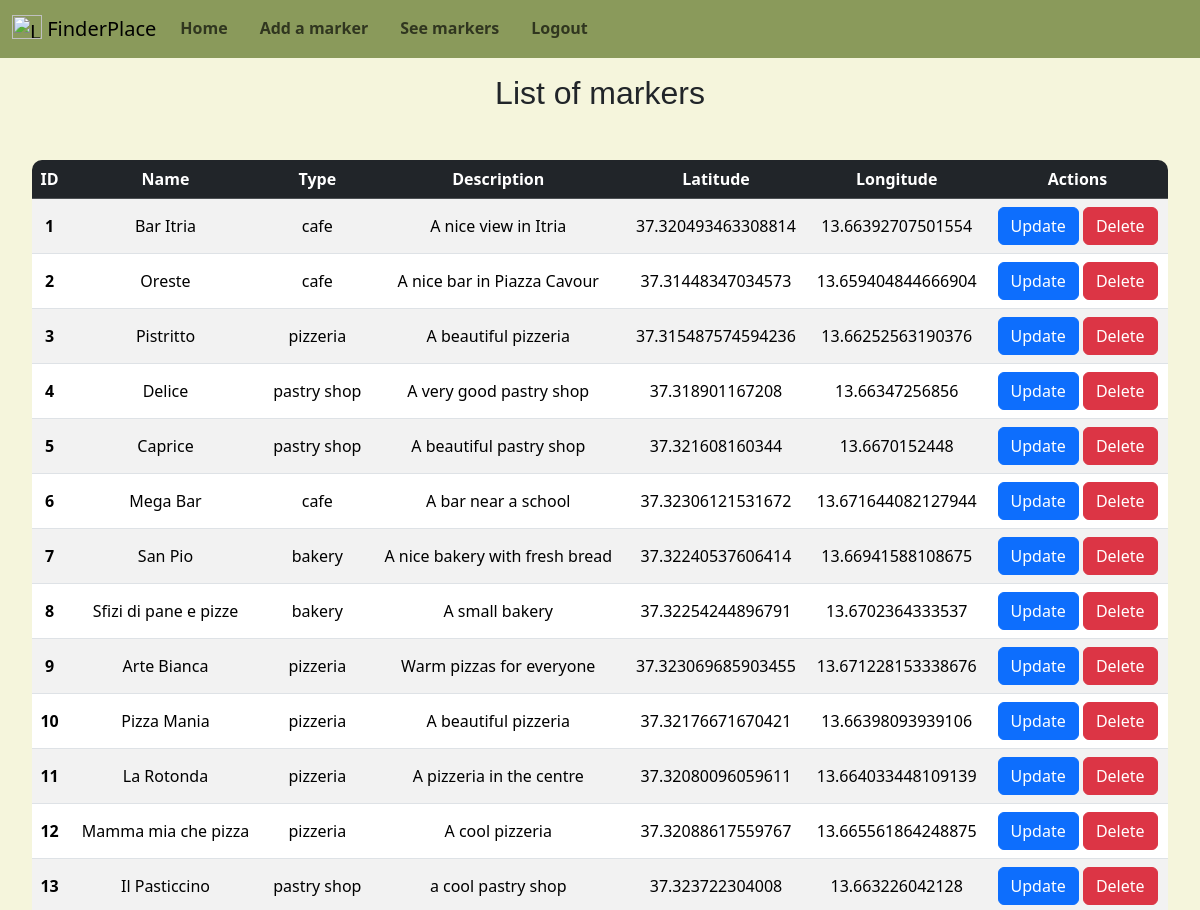
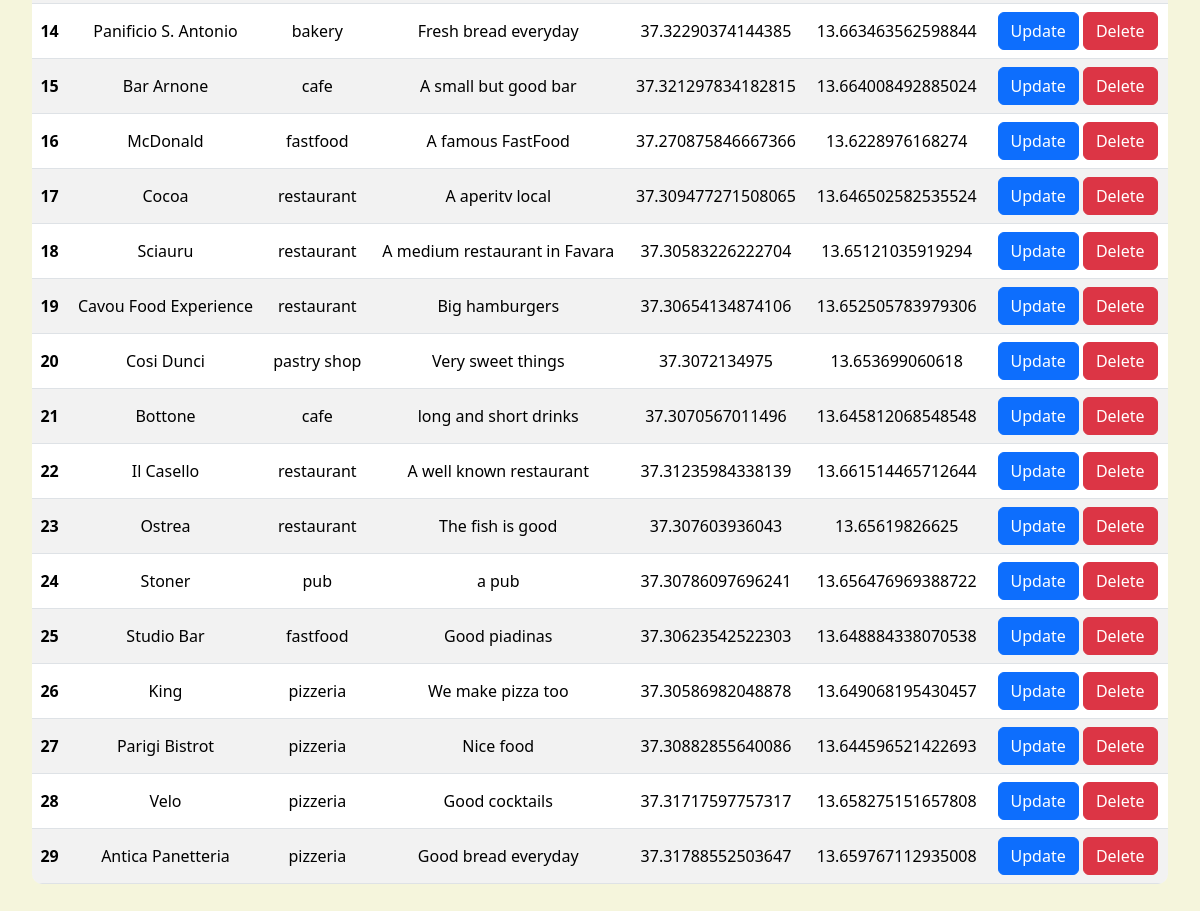
Screenshot of /tabeldb.php (signed in) with the database file from the repository (2 pictures, top to bottom).
### tables this page shows
CREATE TABLE `locations` (
  `id` int(255) NOT NULL,
  `nome` varchar(255) NOT NULL,
  `tipo` int(255) NOT NULL,
  `descrizione` varchar(30) NOT NULL DEFAULT 'pizzeria',
  `lat` double DEFAULT NULL,
  `lon` double DEFAULT NULL
);

CREATE TABLE `tipologia` (
  `id` int(255) NOT NULL,
  `tipo` varchar(255) NOT NULL,
  `id_tipo` int(255) DEFAULT NULL
);

### tabeldb.php (the view, shortened to what this page needs)
<?php
require_once "com.php";
?>
<!DOCTYPE html>
<html lang="en">
<head>
</head>
<body>
    <h2>List of markers</h2>
    <div id="tab_div">
        <table id="tab" class="table table-striped align-middle">
            <thead class="table-dark">
                <tr>
                    <th scope="col">ID</th>
                    <th scope="col">Name</th>
                    <th scope="col">Type</th>
                    <th scope="col">Description</th>
                    <th scope="col">Latitude</th>
                    <th scope="col">Longitude</th>
                    <th scope="col">Actions</th>
                </tr>
            </thead>
            <tbody>
                <?php
                $conn = getdb();
                $sql = "SELECT locations.id, nome, tipologia.tipo, descrizione, lat, lon FROM locations LEFT JOIN tipologia ON locations.tipo = tipologia.id";
                $result = $conn->query($sql);
                if ($result->num_rows > 0) {
                    while ($row = $result->fetch_assoc()) {
                        echo "<tr>
                        <th scope='row'>" . $row["id"] . "</th>
                        <td>" . $row["nome"] . "</td>
                        <td>" . $row["tipo"] . "</td>
                        <td>" . $row["descrizione"] . "</td>
                        <td>" . $row["lat"] . "</td>
                        <td>" . $row["lon"] . "</td>
                        <td>
                            <a href='update_crud.php?id=" . $row["id"] . "' class='btn btn-primary'>Update</a>
                            <a href=\"#\" class='btn btn-danger' onclick='mod(" . $row["id"] . "); return false;'>Delete</a>
                        </td>
                      </tr>";
                    }
                } else {
                    echo "<tr><td colspan='7'>No data found</td></tr>";
                }
                ?>
            </tbody>
        </table>
    </div>
</body>
</html>

### navbar.php (shortened to what this page needs)
<nav id="nav"class="navbar navbar-expand-lg navbar-light bg-light-tertiary">
  <div class="container-fluid">
    <a class="navbar-brand">
      <img src="https://icons.iconarchive.com/icons/paomedia/small-n-flat/512/map-map-marker-icon.png" alt="Logo" width="30" height="24" class="d-inline-block align-text-top">
      FinderPlace
    </a>
    <div class="collapse navbar-collapse" id="navbarSupportedContent">
      <ul class="navbar-nav nav-underline me-auto mb-2 mb-lg-0">
        <li class="nav-item">
          <a class="nav-link" aria-current="page" href="index.php">Home</a>
        </li>
        <?php
        if (isset($_SESSION['password'])) { ?>
          <li class="nav-item ">
            <a class="nav-link" href="updatedb.php">Add a marker</a>
          </li>
          <li class="nav-item ">
            <a class="nav-link" href="tabeldb.php">See markers</a>
          </li>
          <li class="nav-item ">
            <a class="nav-link" href="logout.php">Logout</a>
          </li>
        <?php } ?>
      </ul>
    </div>
  </div>
</nav>

### com.php (shortened to what this page needs)
<?php
include_once "navbar.php";
?>
<link rel="stylesheet" type="text/css" href="./style.css">
<link href="https://cdn.jsdelivr.net/npm/bootstrap@5.3.3/dist/css/bootstrap.min.css" rel="stylesheet">

### style.css (style rules this page uses)
html, body { height: 100%; margin: 0; padding: 0; }
body { margin: 0; }
:root { --burger-color: #ff9400; --utensils-color: #00d3ff; --mug-hot-color: #008d6a; --pizza-slice-color: #df9600; --bread-slice-color: #7c3f00; --cookie-color: #967259; --beer-mug-empty-color: #000000; --unknown-color: red; }

### com.php (style rules this page uses)
.navbar-toggler, #nav { background-color: #8A9A5B !important; }
li, ul { font-weight: bold !important; }
h1, h2 { text-align: center; padding: 1rem; font-family: 'Franklin Gothic Medium', 'Arial Narrow', Arial, sans-serif; }
#tab { width: 100% !important; margin-right: 2rem; text-align: center; border-radius: 10px; overflow: hidden; }
#tab_div { margin: 2rem; padding-bottom: 2rem; }
body { background-color:#F5F5DC; }

### rows the page displays
locations: id "1", nome "Bar Itria", tipo.tipo "cafe", descrizione "A nice view in Itria", lat "37.320493463308814", lon "13.66392707501554"
locations: id "2", nome "Oreste", tipo.tipo "cafe", descrizione "A nice bar in Piazza Cavour", lat "37.31448347034573", lon "13.659404844666904"
locations: id "3", nome "Pistritto", tipo.tipo "pizzeria", descrizione "A beautiful pizzeria", lat "37.315487574594236", lon "13.66252563190376"
locations: id "4", nome "Delice", tipo.tipo "pastry shop", descrizione "A very good pastry shop", lat "37.318901167208", lon "13.66347256856"
locations: id "5", nome "Caprice", tipo.tipo "pastry shop", descrizione "A beautiful pastry shop", lat "37.321608160344", lon "13.6670152448"
locations: id "6", nome "Mega Bar", tipo.tipo "cafe", descrizione "A bar near a school", lat "37.32306121531672", lon "13.671644082127944"
locations: id "7", nome "San Pio", tipo.tipo "bakery", descrizione "A nice bakery with fresh bread", lat "37.32240537606414", lon "13.66941588108675"
locations: id "8", nome "Sfizi di pane e pizze", tipo.tipo "bakery", descrizione "A small bakery", lat "37.32254244896791", lon "13.6702364333537"
locations: id "9", nome "Arte Bianca", tipo.tipo "pizzeria", descrizione "Warm pizzas for everyone", lat "37.323069685903455", lon "13.671228153338676"
locations: id "10", nome "Pizza Mania", tipo.tipo "pizzeria", descrizione "A beautiful pizzeria", lat "37.32176671670421", lon "13.66398093939106"
locations: id "11", nome "La Rotonda", tipo.tipo "pizzeria", descrizione "A pizzeria in the centre", lat "37.32080096059611", lon "13.664033448109139"
locations: id "12", nome "Mamma mia che pizza", tipo.tipo "pizzeria", descrizione "A cool pizzeria", lat "37.32088617559767", lon "13.665561864248875"
locations: id "13", nome "Il Pasticcino", tipo.tipo "pastry shop", descrizione "a cool pastry shop", lat "37.323722304008", lon "13.663226042128"
locations: id "14", nome "Panificio S. Antonio", tipo.tipo "bakery", descrizione "Fresh bread everyday", lat "37.32290374144385", lon "13.663463562598844"
locations: id "15", nome "Bar Arnone", tipo.tipo "cafe", descrizione "A small but good bar", lat "37.321297834182815", lon "13.664008492885024"
locations: id "16", nome "McDonald", tipo.tipo "fastfood", descrizione "A famous FastFood", lat "37.270875846667366", lon "13.6228976168274"
locations: id "17", nome "Cocoa", tipo.tipo "restaurant", descrizione "A aperitv local", lat "37.309477271508065", lon "13.646502582535524"
locations: id "18", nome "Sciauru", tipo.tipo "restaurant", descrizione "A medium restaurant in Favara", lat "37.30583226222704", lon "13.65121035919294"
locations: id "19", nome "Cavou Food Experience", tipo.tipo "restaurant", descrizione "Big hamburgers", lat "37.30654134874106", lon "13.652505783979306"
locations: id "20", nome "Cosi Dunci", tipo.tipo "pastry shop", descrizione "Very sweet things", lat "37.3072134975", lon "13.653699060618"
locations: id "21", nome "Bottone", tipo.tipo "cafe", descrizione "long and short drinks", lat "37.3070567011496", lon "13.645812068548548"
locations: id "22", nome "Il Casello", tipo.tipo "restaurant", descrizione "A well known restaurant", lat "37.31235984338139", lon "13.661514465712644"
locations: id "23", nome "Ostrea", tipo.tipo "restaurant", descrizione "The fish is good", lat "37.307603936043", lon "13.65619826625"
locations: id "24", nome "Stoner", tipo.tipo "pub", descrizione "a pub", lat "37.30786097696241", lon "13.656476969388722"
locations: id "25", nome "Studio Bar", tipo.tipo "fastfood", descrizione "Good piadinas", lat "37.30623542522303", lon "13.648884338070538"
locations: id "26", nome "King", tipo.tipo "pizzeria", descrizione "We make pizza too", lat "37.30586982048878", lon "13.649068195430457"
locations: id "27", nome "Parigi Bistrot", tipo.tipo "pizzeria", descrizione "Nice food", lat "37.30882855640086", lon "13.644596521422693"
locations: id "28", nome "Velo", tipo.tipo "pizzeria", descrizione "Good cocktails", lat "37.31717597757317", lon "13.658275151657808"
locations: id "29", nome "Antica Panetteria", tipo.tipo "pizzeria", descrizione "Good bread everyday", lat "37.31788552503647", lon "13.659767112935008"
